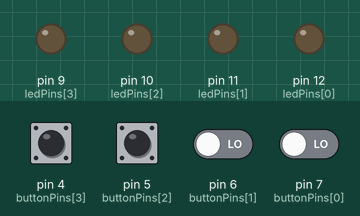
This sketch was run on a simulated Arduino Uno, built with avr-gcc and run on an emulated ATmega328P. On the bench: output pins drawn as LEDs (lit = HIGH). Dashed ring = blinking. The inputs (shaded band) are chosen by the test bench; at power-on: pin 4 (buttonPins[3]), pin 5 (buttonPins[2]), pin 6 (buttonPins[1]), pin 7 (buttonPins[0]) LOW. Random numbers use the default seed unless the sketch sets one; what the sketch prints to the serial monitor is not drawn.

Above: at 2.1 s.
2.2 s: pin 4 (buttonPins[3]) pulled HIGH for 0.15 s
At 3.2 s:
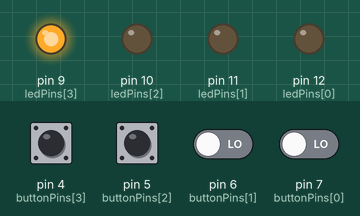
5.3 s: pin 5 (buttonPins[2]) pulled HIGH for 0.15 s
At 6.0 s:
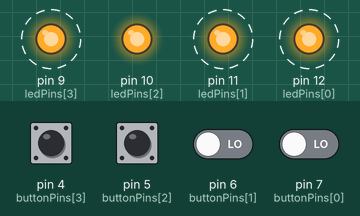
8.4 s: pin 6 (buttonPins[1]) driven HIGH and pin 7 (buttonPins[0]) driven HIGH
At 9.3 s:
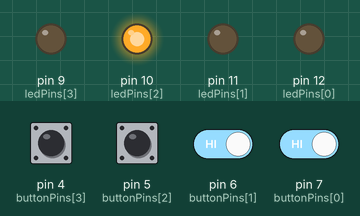
11.4 s: pin 6 (buttonPins[1]) driven LOW
15.9 s: pin 7 (buttonPins[0]) driven HIGH
Timing chart, 0 to 19.9 s (numbered marks = the images above; inputs shaded):
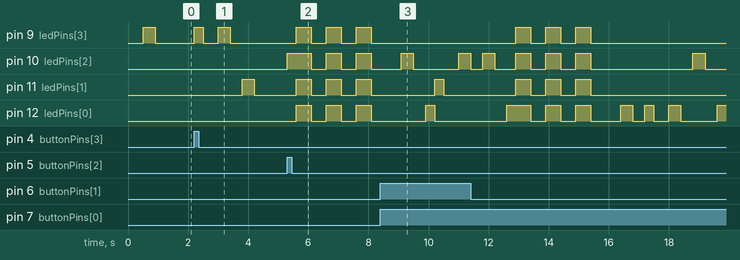

The sketch:

Simon.ino
```cpp
int numOfLeds = 4; // number of leds
int numOfButtons = 4; // number of buttons
int ledPins[] = {12, 11, 10, 9}; // pins on arduino we will be using for our leds
int buttonPins[] = {7, 6, 5, 4}; // pins on arduino we will be using for out buttons
bool start = false; // game state flag
bool gameOver = false; // game state flag
int numOfElementsInArr = 0; // useful for array operations, e.g., looping and assigning
int currentGameState[100] = {}; // array for tracking game state, i.e., order in which leds blink

int buttonStates[] = {0, 0, 0, 0};
int delayTime = 400; // time in ms to turn on and turn off led

void setup() {


  Serial.begin(9600);

  // initializes leds for output

  for (int i = 0; i < numOfLeds; i++){
    pinMode(ledPins[i], OUTPUT);
  }

  // initializes buttons for input

  for (int i = 0; i < numOfButtons; i++){
    pinMode(buttonPins[i], INPUT);
  }
}

// starts a new game

void newGame(){

  Serial.print("Game Start");
  start = true;
  pickNextColor();

}

/* randomly selects next led to add to our pattern and increments counter that
 *  stores index of last element
*/

void pickNextColor(){

  currentGameState[numOfElementsInArr] = ledPins[random(numOfLeds)];
  numOfElementsInArr += 1;

}

/*
 * utility function that ouputs current game state to console
 */

void displayArr(){
  for (int i = 0; i < numOfElementsInArr; i++){
    Serial.print(currentGameState[i]);
    Serial.print(',');
  }
}

/*
 * loops over game state array (random sequence of our 4 output pins)
 * turning corresponding leds on and off until last element is reached
 * then waits for user input
 */

void playRound(){

  for (int i = 0; i < numOfElementsInArr; i++){
    digitalWrite(currentGameState[i], HIGH);
    delay(delayTime);
    digitalWrite(currentGameState[i], LOW);
    delay(delayTime);
  }

  /*
   * waits for player input and checks to see if they get the pattern right
   * if player gets pattern wrong, game ends and game over effect plays
   */

  userInput();
}


void userInput(){
  int lastInput = NULL;
  int counter = 0;
  while (counter < numOfElementsInArr){
    for (int i = 0; i < numOfButtons; i++){
      buttonStates[i] = digitalRead(buttonPins[i]);
    }
    for (int i = 0; i < numOfButtons; i++){
      if (buttonStates[i] == HIGH){
        digitalWrite(ledPins[i], HIGH);
        delay(300);
        lastInput = ledPins[i];
        digitalWrite(ledPins[i], LOW);
        counter += 1;
      }
    }
       if (lastInput != NULL and currentGameState[counter-1] != lastInput){
      gameOver = true;
      gameOverChime();
      return;
    }
  }
}

/*
 * blinks all leds 3 times if player loses
 */

void gameOverChime(){
  for (int i = 0; i < 3; i++){
  digitalWrite(ledPins[0], HIGH);
  digitalWrite(ledPins[1], HIGH);
  digitalWrite(ledPins[2], HIGH);
  digitalWrite(ledPins[3], HIGH);
  delay(500);
  digitalWrite(ledPins[0], LOW);
  digitalWrite(ledPins[1], LOW);
  digitalWrite(ledPins[2], LOW);
  digitalWrite(ledPins[3], LOW);
  delay(500);
}
}

/*
 * starts a new game
 */

void reset(){
  for (int i = 0; i < numOfButtons; i++){
    buttonStates[i] = digitalRead(buttonPins[i]);
    if (buttonStates[i] == HIGH and gameOver == true){
      start = false;
      gameOver = false;
      numOfElementsInArr = 0;
    }
  }

}


void loop() {


  while (start == false){
    newGame();
  }

  while (gameOver == false){
    delay(500);
    playRound();
    pickNextColor();
  }

  reset();

}
```

Measured:
- after the input at 2.2 s, pin 9 (ledPins[3]): LOW → HIGH at once, → LOW 0.30 s later, → HIGH 0.50 s later, → LOW 0.40 s later; pin 11 (ledPins[1]): LOW → HIGH after 1.6 s, → LOW 0.40 s later
- after the input at 5.3 s, pin 9 (ledPins[3]), pin 11 (ledPins[1]), pin 12 (ledPins[0]): alternates HIGH for 0.50 s and LOW for 0.50 s, starting after 0.30 s; pin 10 (ledPins[2]): LOW → HIGH at once, then repeats every 1.0 s: LOW 0.50 s, HIGH 0.50 s
- after the input at 8.4 s, pin 10 (ledPins[2]): LOW → HIGH after 0.70 s, → LOW 0.40 s later, → HIGH 1.5 s later; pin 11 (ledPins[1]): LOW → HIGH after 1.8 s, → LOW 0.30 s later; pin 12 (ledPins[0]): LOW → HIGH after 1.5 s, → LOW 0.30 s later
